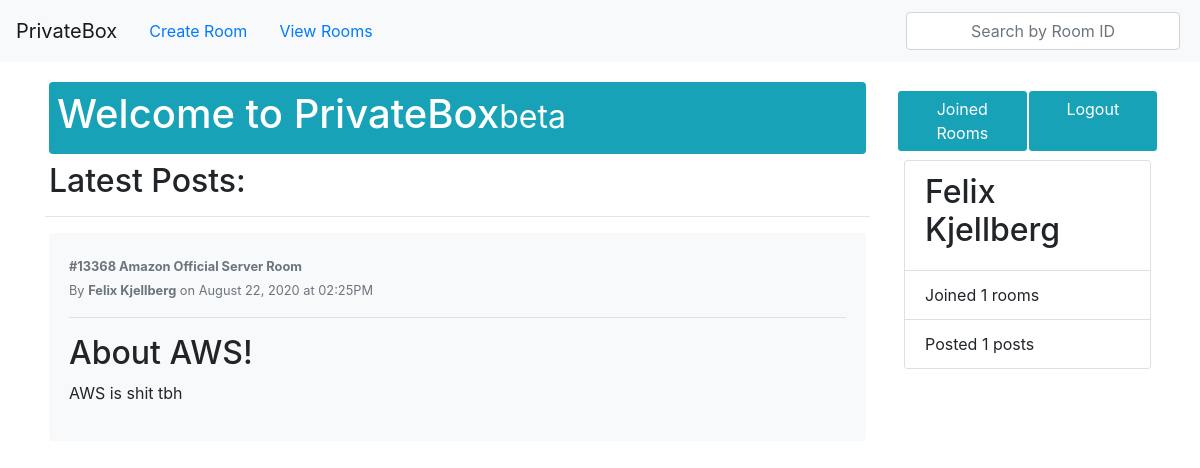
The app's page /home (signed in) with its own data.
### message_enc/models.py (models this page shows, shortened)
class User(db.Model, UserMixin):
    id = db.Column(db.Integer, primary_key=True)
    username = db.Column(db.String(20), unique=True, nullable=False)
    email = db.Column(db.String(120), unique=True, nullable=False)
    password = db.Column(db.String(60), nullable=False)
    posts = db.relationship('Post', backref='author', lazy=True)
    rooms = db.relationship('UserRooms', backref='user', lazy=True)

class Post(db.Model):
    id = db.Column(db.Integer, primary_key=True)
    title = db.Column(db.String(30), nullable=False, unique=False)
    content = db.Column(db.String(60), nullable=False, unique=False)
    date = db.Column(db.DateTime, nullable=False, default=datetime.utcnow)
    user_id = db.Column(db.Integer, db.ForeignKey('user.id'), nullable=False)
    room_id = db.Column(db.Integer, db.ForeignKey('room.id'), nullable=False)

class Room(db.Model):
    id = db.Column(db.Integer, primary_key=True)
    creator = db.Column(db.String(20), nullable=False, unique=False)
    title = db.Column(db.String(30), nullable=False, unique=False)
    description = db.Column(db.String(60), nullable=True, unique=False)
    key = db.Column(db.String(6), nullable=True)
    date = db.Column(db.DateTime, nullable=False, default=datetime.utcnow)
    posts = db.relationship('Post', backref='on_room', lazy=True)

### message_enc/routes.py (the view)
@app.route("/")
@app.route("/home")
@login_required
def home():
    joined_rooms = current_user.rooms
    posts_list = []
    for room in joined_rooms:
        posts = Post.query.filter_by(room_id=room.room_id).order_by(Post.date.desc()).limit(2).all()
        posts_list.append(posts)
    if current_user.rooms:
        return render_template('home.html', posts_list=posts_list)
    else:
        return render_template('home.html', posts=None)

### message_enc/models.py (called while the page is built)
@login_manager.user_loader
def login_user(user_id):
    return User.query.get(int(user_id))

### message_enc/templates/home.html (shortened to what this page needs)
{% extends 'default.html' %}
{% block content %}
    <div class="container">
        <div class="row py-3">
            <div class="col-3 order-2" id="sticky-sidebar">
                <div class="sticky-top m-1 rounded">
                    <div class="container p-2">
                        <div class="row">
                            <a class="btn btn-info border-white col" href="{{ url_for('joined_rooms') }}">Joined Rooms</a>
                            <a class="btn btn-info border-white col" href="{{ url_for('logout') }}">Logout</a>
                        </div>
                    </div>
                    <div class="card">
                        <ul class="list-group list-group-flush">
                          <li class="list-group-item"><h2 class="font-size">{{ current_user.username }}</h2></li>
                          <li class="list-group-item">Joined {{ current_user.rooms|length }} rooms</li>
                          <li class="list-group-item">Posted {{ current_user.posts|length }} posts</li>
                        </ul>
                      </div>
                </div>
            </div>
            <div class="col" id="main">
                <div class="bg-info text-white rounded m-1 p-2">
                    <h1>Welcome to PrivateBox<small>beta</small></h1>
                </div>
                <h2 class="mt-2 ml-1">Latest Posts:</h2><hr>
                {% if posts_list %}
                    {% for posts in posts_list %}
                        {% for post in posts %}
                        <div class="bg-light rounded m-1 p-2">
                            <article class="media content-section bg-light m-1 p-2 rounded">
                                <div class="media-body">
                                <div class="article-metadata">
                                    <small class="text-muted font-weight-bold">#{{ post.on_room.id }} {{ post.on_room.title }}</small><br>
                                    <small class="text-muted">By <b>{{ post.author.username }}</b> on {{ post.date.strftime("%B %d, %Y at %I:%M%p") }}</small>
                                </div><hr>
                                <h2>{{ post.title }}</h2>
                                <p>{{ post.content }}</p>
                                </div>
                            </article>
                        </div>
                        {% endfor %}
                    {% endfor %}
                {% else %}
                    <h4 class="m-1">No new posts...</h2>
                {% endif %}
            </div>
        </div>
    </div>
{% endblock content %}

### message_enc/templates/default.html (shortened to what this page needs)
<!doctype html>
<html lang="en">
  <head>
    <link rel="stylesheet" href="https://stackpath.bootstrapcdn.com/bootstrap/4.5.0/css/bootstrap.min.css">
  </head>
  <body>
            <nav class="navbar navbar-light bg-light justify-content-between">
            {% if current_user.is_authenticated %}
                <div class="d-md-inline-flex d-none flex-row">
                  <a class="navbar-brand d-md-inline-flex d-none" href="{{ url_for('home') }}">PrivateBox</a>
                  <a class="nav-link" href="{{ url_for('create_room') }}">Create Room</a>
                  <a class="nav-link" href="{{ url_for('view_rooms') }}">View Rooms</a>
                </div>
                <div>
                  <div class="m-1">
                    <form action="{{ url_for('searched_room') }}" method="POST">
                      <input type="text" name="search_box" class="form-control text-center" placeholder="Search by Room ID" autocomplete="off">
                    </form>
                  </div>
                </div>
              </nav>
            {% else %}
                <a class="navbar-brand">PrivateBox</a>
                <form class="form-inline">
                  <a class="nav-link" href="{{ url_for('login') }}">Login</a>
                  <a class="nav-link" href="{{ url_for('register') }}">Register</a>
                </form>
            {% endif %}
      <div>
        {% block content %}{% endblock %}
  </body>
</html>

### records on screen
User: username "Felix Kjellberg"
Post: on_room.id "13368", on_room "Amazon Official Server Room", author.username "Felix Kjellberg", date "August 22, 2020 at 02:25PM", title "About AWS!", content "AWS is shit tbh"

### other values on screen
{{ current_user.rooms|length }} "1"
{{ current_user.posts|length }} "1"
